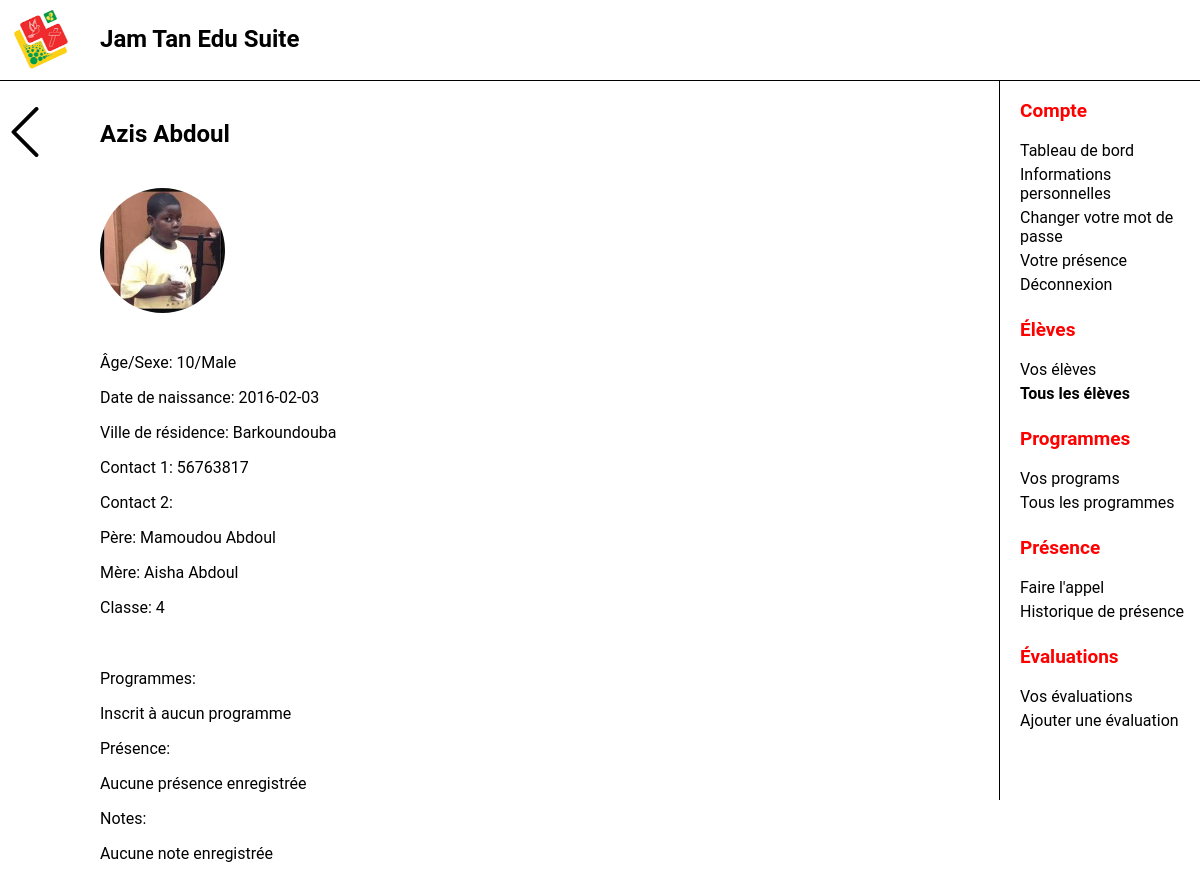
The app's page /views/Student.php?student_id=1 (signed in) with its own data.
### tables this page shows
CREATE TABLE Student (
StudentID INTEGER NOT NULL PRIMARY KEY AUTO_INCREMENT,
StudentFirstName VARCHAR(60) NOT NULL,
StudentLastName VARCHAR(60) NOT NULL,
StudentBirthDate DATE NOT NULL,
StudentTown VARCHAR(60) NOT NULL,
StudentGender ENUM("Male", "Female"),
StudentSchool_Year TINYINT UNSIGNED NOT NULL DEFAULT 0,
StudentPicture VARCHAR(255) NOT NULL DEFAULT 'default',
Contact1 VARCHAR(8) NOT NULL,
Contact2 VARCHAR(8),
FatherFirst_Name VARCHAR(60) NOT NULL,
FatherLast_Name VARCHAR(60) NOT NULL,
MotherFirst_Name VARCHAR(60) NOT NULL,
MotherLast_Name VARCHAR(60) NOT NULL
);

### views/Student.php (the view, shortened to what this page needs)
<?php
require("../controllers/db.php");
$StudentID = filter_input(INPUT_GET, 'student_id', FILTER_VALIDATE_INT);
$Attributes = [];
$Programs = [];
$Attendances = [];
$Grades = [];
$StudentInfo = $conn->prepare("CALL StudentInfo(?)");
$StudentInfo->execute([$StudentID]);
if ($StudentInfo) {
    $Attributes = $StudentInfo->fetch(PDO::FETCH_ASSOC);
    $StudentInfo->nextRowset();
    $Programs = $StudentInfo->fetchAll(PDO::FETCH_ASSOC);
    $StudentInfo->nextRowset();
    $Attendances = $StudentInfo->fetchAll(PDO::FETCH_ASSOC);
    $StudentInfo->nextRowset();
    $Grades = $StudentInfo->fetchAll(PDO::FETCH_ASSOC);
}
?>
<!DOCTYPE html>
<html lang="en">
<head>
    <link rel="stylesheet" href="css/Table.css">
    <link rel="stylesheet" href="css/AddBtn.css">
    <link rel="stylesheet" href="css/ProfilePicture.css">
    <link rel="stylesheet" href="css/CircularProgressBarSmall.css">
</head>
<body>
    <div id="main">
        <h2><?= htmlspecialchars($Attributes["StudentFirstName"] . " " . $Attributes["StudentLastName"])?></h2>
        <div style="padding-bottom: 20px;">
        <img class="profile-picture" src="<?= htmlspecialchars("../StudentImages/" . $Attributes["StudentPicture"] . ".jpg")?>" alt="">
        <p>Âge/Sexe: <?= htmlspecialchars($Attributes["Age"] . "/" . $Attributes["StudentGender"])?></p>
        <p>Date de naissance: <?= htmlspecialchars($Attributes["StudentBirthDate"])?></p>
        <p>Ville de résidence: <?= htmlspecialchars($Attributes["StudentTown"])?></p>
        <p>Contact 1: <?= htmlspecialchars($Attributes["Contact1"])?></p>
        <p>Contact 2: <?= htmlspecialchars($Attributes["Contact2"])?></p>
        <p>Père: <?= htmlspecialchars($Attributes["FatherFirst_Name"] . " " . $Attributes["FatherLast_Name"])?></p>
        <p>Mère: <?= htmlspecialchars($Attributes["MotherFirst_Name"] . " " . $Attributes["MotherLast_Name"])?></p>
        <p>Classe: <?= htmlspecialchars($Attributes["StudentSchool_Year"])?></p>
        </div>
        <p>Programmes:</p>
        <?php if(count($Programs) >= 1) {?>
        <div class="table-container">
        <table>
            <tr>
                <th>Programme</th>
                <th>Date d'inscription</th>
            </tr>
            <?php foreach($Programs as $Program): ?>
                <tr>
                    <td><?= htmlspecialchars($Program["CategoryName"] . " " . $Program["ProgramName"])?></td>
                    <td><?= htmlspecialchars($Program["EnrollmentDate"])?></td>
                </tr>
            <?php endforeach;?>
        </table>
        </div>
        <?php } else {?>
                <p>Inscrit à aucun programme</p>
        <?php }?>
        <p>Présence:</p>
        <?php if(count($Attendances) >= 1) {?>
        <div class="table-container">
        <table>
            <thead>
            <tr>
                <th>Programme</th>
                <th>Fréquentation moyenne <?= "(" . date("Y") . ")"?></th>
                <th></th>
            </tr>
            </thead>
            <?php foreach($Attendances as $Attendance):?>
                <tbody>
                <tr>
                    <td><?= htmlspecialchars($Attendance["CategoryName"] . " - " . $Attendance["ProgramName"]) ?></td>
                    <td>
                        <div class="circular-progress"
                            StudentInfo-inner-circle-color="white"
                            StudentInfo-percentage="<?= htmlspecialchars($Attendance["AverageAttendance"])?>"
                            StudentInfo-progress-color="<?php if (htmlspecialchars($Attendance["AverageAttendance"]) <= 65){?>red<?php }
                            else if ($Attendance["AverageAttendance"] <= 85) {?>orange<?php } else { ?>green<?php }?>"
                            StudentInfo-bg-color="black">
                            <div class="inner-circle"></div>
                            <p class="percentage">0%</p>
                        </div>
                    </td>
                    <td>
                        <a href="StudentAttendanceHistory.php?student_id=<?= $StudentID ?>&program_id=<?= $Attendance["ProgramID"]?>" class="add-btn">
                                Rapports
                        </a>
                    </td>
                </tr>
                </tbody>
            <?php endforeach;?>
        </table>
        </div>
        <?php } else {?>
                <p>Aucune présence enregistrée</p>
        <?php }?>
        <p>Notes:</p>
        <?php if(count($Grades) >= 1) {?>
        <div class="table-container">
        <table>
            <tr>
                <th>Programme</th>
                <th>Taux de réussite <?= "(" . date("Y") . ")" ?></th>
            </tr>
            <?php foreach($Grades as $Grade):?>
                <tr>
                    <td><?= htmlspecialchars($Grade["CategoryName"] . " - " . $Grade["ProgramName"])?></td>
                    <td>
                        <div class="circular-progress"
                            StudentInfo-inner-circle-color="white"
                            StudentInfo-percentage="<?= htmlspecialchars($Grade["PassRate"])?>"
                            StudentInfo-progress-color="<?php if (htmlspecialchars($Grade["PassRate"]) < 90){?>red<?php }
                            else if ($Grade["PassRate"] < 100) {?>orange<?php } else { ?>green<?php }?>"
                            StudentInfo-bg-color="black">
                            <div class="inner-circle"></div>
                            <p class="percentage">0%</p>
                        </div>
                    </td>
                    <td>
                        <a href="StudentGradeHistory.php?student_id=<?= $StudentID ?>&program_id=<?= $Grade["ProgramID"]?>" class="add-btn">
                                Rapports
                        </a>
                    </td>
                </tr>
            <?php endforeach;?>
        </table>
        </div>
        <?php } else {?>
                <p>Aucune note enregistrée</p>
        <?php }?>
    </div>
</body>
</html>

### nav/nav.css (style rules this page uses)
html, body { margin: 0; padding: 0; font-family: 'Roboto', sans-serif; }
#logo { height: 70px; position: fixed; }
#topbar { top: 0; z-index: 1; width: 100vw; height: 70px; position: fixed; background-color: white; display: flex; border-bottom: thin solid; padding: 5px; }
#app_title { position: fixed; margin-left: 95px; display: block; }
#main { padding-top: 100px; margin-right: 300px; margin-left: 100px; }
#sidebar_menu { position: fixed; width: 200px; padding-top: 80px; border-left:solid black; border-width: thin; height: calc(100vh - 80px); overflow-y: auto; right: 0px; }
#sidebar_menu a { text-decoration: none; font-size: 16px; padding-bottom: 5px; color: black; display: block; padding-left: 20px; }
#sidebar_menu p { color: red; font-weight: bold; font-size: 19px; padding-left: 20px; }
h2 { padding-bottom: 20px; }
#topbar { visibility: visible; }
#sidebar_menu { display: block; }

### views/css/ProfilePicture.css (style rules this page uses)
.profile-picture { height: 125px; width: 125px; border-radius: 50%; object-fit: cover; object-position: center; margin-bottom: 20px; }

### views/css/CircularProgressBarSmall.css (style rules this page uses)
:root { --progress-bar-width: 100px; --progress-bar-height: 100px; --font-size: 24px; }

### records on screen
student: StudentFirstName+StudentLastName "Azis Abdoul", StudentPicture (picture), StudentBirthDate "2016-02-03", StudentTown "Barkoundouba", Contact1 "56763817", FatherFirst_Name+FatherLast_Name "Mamoudou Abdoul", MotherFirst_Name+MotherLast_Name "Aisha Abdoul", StudentSchool_Year "4"

### other values on screen
$Attributes["Age"] . "/" . $Attributes["StudentGender"] "10/Male"
